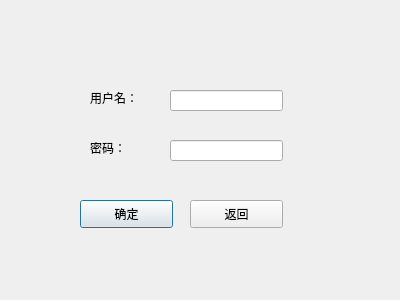
<?xml version="1.0" encoding="UTF-8"?>
<ui version="4.0">
 <class>IDcheck</class>
 <widget class="QDialog" name="IDcheck">
  <property name="geometry">
   <rect>
    <x>0</x>
    <y>0</y>
    <width>400</width>
    <height>300</height>
   </rect>
  </property>
  <property name="windowTitle">
   <string>Dialog</string>
  </property>
  <widget class="QLineEdit" name="lineEdit">
   <property name="geometry">
    <rect>
     <x>170</x>
     <y>90</y>
     <width>113</width>
     <height>21</height>
    </rect>
   </property>
  </widget>
  <widget class="QLineEdit" name="lineEdit_2">
   <property name="geometry">
    <rect>
     <x>170</x>
     <y>140</y>
     <width>113</width>
     <height>21</height>
    </rect>
   </property>
  </widget>
  <widget class="QPushButton" name="pushButton_3">
   <property name="geometry">
    <rect>
     <x>80</x>
     <y>200</y>
     <width>93</width>
     <height>28</height>
    </rect>
   </property>
   <property name="text">
    <string>确定</string>
   </property>
  </widget>
  <widget class="QPushButton" name="pushButton_4">
   <property name="geometry">
    <rect>
     <x>190</x>
     <y>200</y>
     <width>93</width>
     <height>28</height>
    </rect>
   </property>
   <property name="text">
    <string>返回</string>
   </property>
  </widget>
  <widget class="QLabel" name="label">
   <property name="geometry">
    <rect>
     <x>90</x>
     <y>90</y>
     <width>72</width>
     <height>15</height>
    </rect>
   </property>
   <property name="text">
    <string>用户名：</string>
   </property>
  </widget>
  <widget class="QLabel" name="label_2">
   <property name="geometry">
    <rect>
     <x>90</x>
     <y>140</y>
     <width>72</width>
     <height>15</height>
    </rect>
   </property>
   <property name="text">
    <string>密码：</string>
   </property>
  </widget>
 </widget>
 <resources/>
 <connections/>
</ui>
